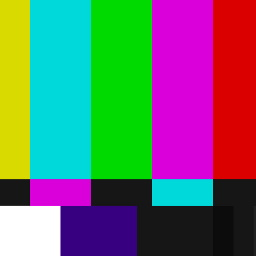
#> input picture test_img.jpg, 256 x 256 px
$ python gen_code.py
#> lines starting #> are read from the running program, lines starting #| are printed output that depends on the picture
# Generate example img code for APRS
import numpy as np
from PIL import Image

filename = "test_img.jpg"
img = Image.open(filename)
#> img is the input picture: PIL image 256x256 RGB; mean R, G, B 103.3, 110.7, 105.9
imgarray =  np.asarray(img)
imgvec_raw = np.reshape(imgarray[:,:,0], -1,order='F') # take just the R value, negate G,B
tx_img = Image.fromarray(imgvec_raw.reshape((256,256),order='F'),mode='L')
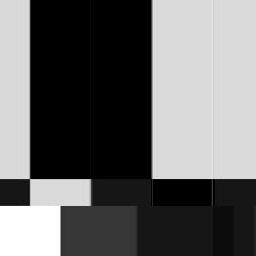
#> tx_img: PIL image 256x256 L; min 0, max 255, mean 103.3
tx_img.show()
print(min(imgvec_raw), " , ", max(imgvec_raw))
#| 0  ,  255
#print(np.shape(imgvec))
# imgvec = imgvec[0]
imgvec = np.round(np.interp(imgvec_raw, (imgvec_raw.min(), imgvec_raw.max()), (33, 126)))

# redo with printable ascii characters only (image compression?)
imgvec_int = [int(n) for n in imgvec]
#> imgvec_int = 65536 items
imgvec_ascii = [chr(n) for n in imgvec_int]
#> imgvec_ascii = 65536 items
rx_imgvec = [ord(n) for n in imgvec_ascii]
#> rx_imgvec = 65536 items
rx_imgvec = np.asarray(imgvec_raw)
rx_imgvec = np.interp(rx_imgvec, (rx_imgvec.min(), rx_imgvec.max()), (0, 255))

rx_array = np.reshape(imgvec_raw,np.shape(imgarray[:,:,0]),order='F')
rx_img = Image.fromarray(rx_array, mode='L')
rx_img.save('test_img_rx.jpg')
rx_img.show()
